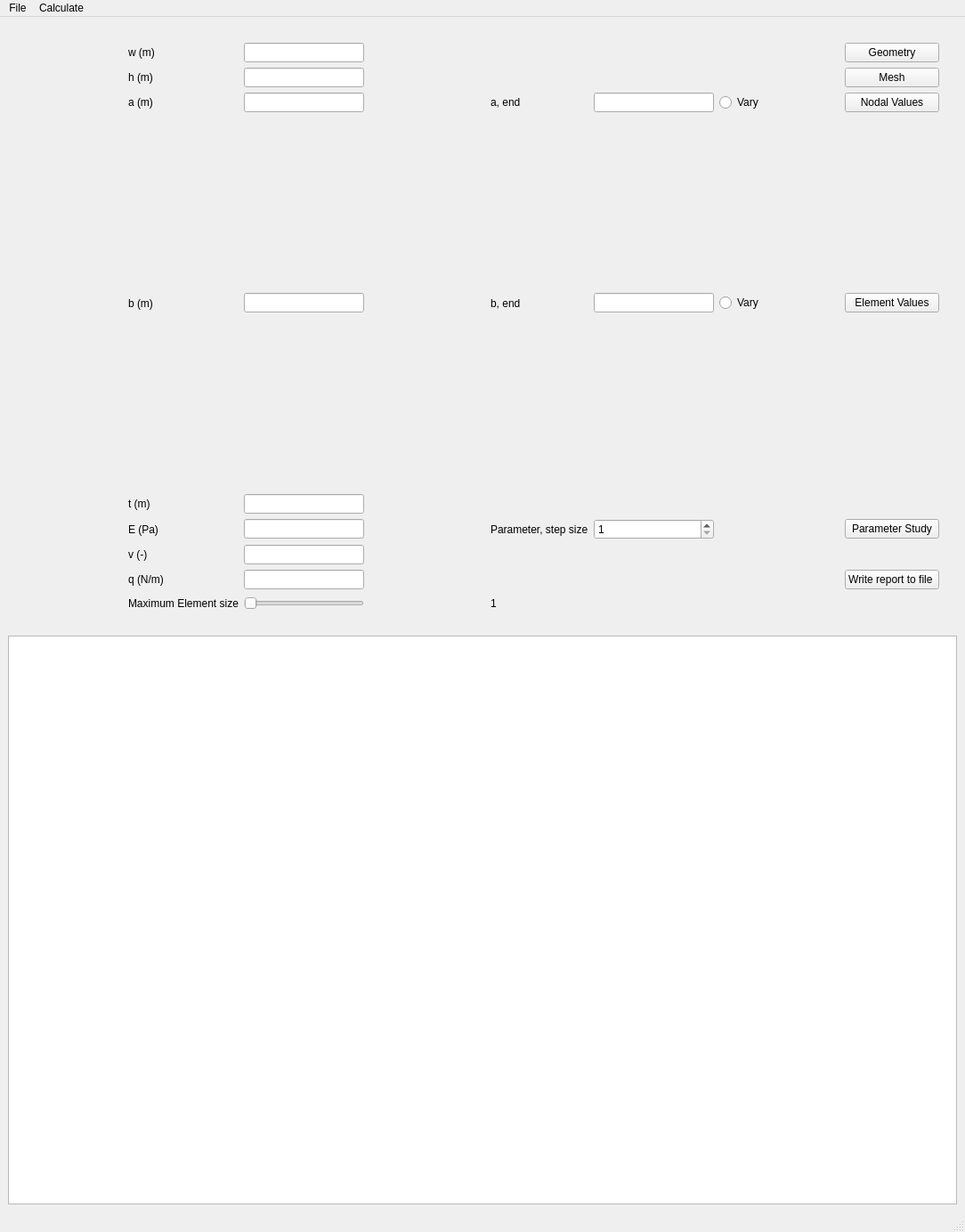
<?xml version="1.0" encoding="UTF-8"?>
<ui version="4.0">
 <class>MainWindow</class>
 <widget class="QMainWindow" name="MainWindow">
  <property name="geometry">
   <rect>
    <x>0</x>
    <y>0</y>
    <width>1084</width>
    <height>1384</height>
   </rect>
  </property>
  <property name="windowTitle">
   <string>MainWindow</string>
  </property>
  <widget class="QWidget" name="centralwidget">
   <layout class="QVBoxLayout" name="verticalLayout">
    <item>
     <widget class="QLabel" name="introPicLabel">
      <property name="text">
       <string/>
      </property>
      <property name="pixmap">
       <pixmap>pic_to_prog.PNG</pixmap>
      </property>
     </widget>
    </item>
    <item>
     <layout class="QGridLayout" name="gridLayout">
      <item row="8" column="4">
       <widget class="QLabel" name="labelSlider">
        <property name="minimumSize">
         <size>
          <width>50</width>
          <height>20</height>
         </size>
        </property>
        <property name="text">
         <string>1</string>
        </property>
       </widget>
      </item>
      <item row="4" column="3">
       <spacer name="horizontalSpacer_3">
        <property name="orientation">
         <enum>Qt::Horizontal</enum>
        </property>
        <property name="sizeHint" stdset="0">
         <size>
          <width>40</width>
          <height>20</height>
         </size>
        </property>
       </spacer>
      </item>
      <item row="2" column="4">
       <widget class="QLabel" name="aEndlabel">
        <property name="text">
         <string>a, end</string>
        </property>
       </widget>
      </item>
      <item row="3" column="4">
       <widget class="QLabel" name="bEndlabel">
        <property name="text">
         <string>b, end</string>
        </property>
       </widget>
      </item>
      <item row="5" column="7">
       <widget class="QPushButton" name="showParamButton">
        <property name="text">
         <string>Parameter Study</string>
        </property>
       </widget>
      </item>
      <item row="5" column="4">
       <widget class="QLabel" name="label">
        <property name="text">
         <string>Parameter, step size</string>
        </property>
       </widget>
      </item>
      <item row="5" column="5">
       <widget class="QSpinBox" name="paramSpinBox">
        <property name="minimum">
         <number>1</number>
        </property>
        <property name="maximum">
         <number>20</number>
        </property>
       </widget>
      </item>
      <item row="8" column="2">
       <widget class="QSlider" name="ElemSlider">
        <property name="minimum">
         <number>1</number>
        </property>
        <property name="maximum">
         <number>100</number>
        </property>
        <property name="orientation">
         <enum>Qt::Horizontal</enum>
        </property>
       </widget>
      </item>
      <item row="7" column="2">
       <widget class="QLineEdit" name="qEdit"/>
      </item>
      <item row="3" column="1">
       <widget class="QLabel" name="bLabel">
        <property name="text">
         <string>b (m)</string>
        </property>
       </widget>
      </item>
      <item row="8" column="1">
       <widget class="QLabel" name="elemLabel">
        <property name="text">
         <string>Maximum Element size</string>
        </property>
       </widget>
      </item>
      <item row="5" column="1">
       <widget class="QLabel" name="eLabel">
        <property name="text">
         <string>E (Pa)</string>
        </property>
       </widget>
      </item>
      <item row="8" column="6">
       <spacer name="horizontalSpacer_2">
        <property name="orientation">
         <enum>Qt::Horizontal</enum>
        </property>
        <property name="sizeHint" stdset="0">
         <size>
          <width>40</width>
          <height>20</height>
         </size>
        </property>
       </spacer>
      </item>
      <item row="3" column="8">
       <spacer name="verticalSpacer">
        <property name="orientation">
         <enum>Qt::Vertical</enum>
        </property>
        <property name="sizeHint" stdset="0">
         <size>
          <width>20</width>
          <height>40</height>
         </size>
        </property>
       </spacer>
      </item>
      <item row="7" column="7">
       <widget class="QPushButton" name="WriteOutPutButton">
        <property name="text">
         <string>Write report to file </string>
        </property>
       </widget>
      </item>
      <item row="2" column="0">
       <spacer name="horizontalSpacer_4">
        <property name="orientation">
         <enum>Qt::Horizontal</enum>
        </property>
        <property name="sizeHint" stdset="0">
         <size>
          <width>40</width>
          <height>20</height>
         </size>
        </property>
       </spacer>
      </item>
      <item row="0" column="7">
       <widget class="QPushButton" name="showGeometryButton">
        <property name="text">
         <string>Geometry</string>
        </property>
       </widget>
      </item>
      <item row="2" column="5">
       <widget class="QLineEdit" name="aEndEdit"/>
      </item>
      <item row="0" column="1">
       <widget class="QLabel" name="wLabel">
        <property name="text">
         <string>w (m)</string>
        </property>
       </widget>
      </item>
      <item row="3" column="2">
       <widget class="QLineEdit" name="bEdit"/>
      </item>
      <item row="0" column="2">
       <widget class="QLineEdit" name="wEdit"/>
      </item>
      <item row="1" column="1">
       <widget class="QLabel" name="hLabel">
        <property name="text">
         <string>h (m)</string>
        </property>
       </widget>
      </item>
      <item row="4" column="2">
       <widget class="QLineEdit" name="tEdit"/>
      </item>
      <item row="1" column="7">
       <widget class="QPushButton" name="showMeshButton">
        <property name="text">
         <string>Mesh</string>
        </property>
       </widget>
      </item>
      <item row="2" column="7">
       <widget class="QPushButton" name="showNodalValuesButton">
        <property name="text">
         <string>Nodal Values</string>
        </property>
       </widget>
      </item>
      <item row="6" column="1">
       <widget class="QLabel" name="vLabel">
        <property name="text">
         <string>v (-)</string>
        </property>
       </widget>
      </item>
      <item row="4" column="1">
       <widget class="QLabel" name="tLabel">
        <property name="text">
         <string>t (m)</string>
        </property>
       </widget>
      </item>
      <item row="3" column="7">
       <widget class="QPushButton" name="showElementValuesButton">
        <property name="text">
         <string>Element Values</string>
        </property>
       </widget>
      </item>
      <item row="2" column="1">
       <widget class="QLabel" name="aLabel">
        <property name="text">
         <string>a (m)</string>
        </property>
       </widget>
      </item>
      <item row="7" column="1">
       <widget class="QLabel" name="qLabel">
        <property name="text">
         <string>q (N/m)</string>
        </property>
       </widget>
      </item>
      <item row="6" column="2">
       <widget class="QLineEdit" name="vEdit"/>
      </item>
      <item row="2" column="2">
       <widget class="QLineEdit" name="aEdit"/>
      </item>
      <item row="1" column="2">
       <widget class="QLineEdit" name="hEdit"/>
      </item>
      <item row="5" column="2">
       <widget class="QLineEdit" name="eEdit"/>
      </item>
      <item row="3" column="5">
       <widget class="QLineEdit" name="bEndEdit"/>
      </item>
      <item row="2" column="6">
       <widget class="QRadioButton" name="aRadioButton">
        <property name="text">
         <string>Vary</string>
        </property>
       </widget>
      </item>
      <item row="3" column="6">
       <widget class="QRadioButton" name="bRadioButton">
        <property name="text">
         <string>Vary</string>
        </property>
       </widget>
      </item>
     </layout>
    </item>
    <item>
     <spacer name="horizontalSpacer_5">
      <property name="orientation">
       <enum>Qt::Horizontal</enum>
      </property>
      <property name="sizeHint" stdset="0">
       <size>
        <width>40</width>
        <height>20</height>
       </size>
      </property>
     </spacer>
    </item>
    <item>
     <widget class="QPlainTextEdit" name="reportEdit"/>
    </item>
   </layout>
  </widget>
  <widget class="QMenuBar" name="menubar">
   <property name="geometry">
    <rect>
     <x>0</x>
     <y>0</y>
     <width>1084</width>
     <height>38</height>
    </rect>
   </property>
   <widget class="QMenu" name="menuFile">
    <property name="title">
     <string>File</string>
    </property>
    <addaction name="actionNew"/>
    <addaction name="actionOpen"/>
    <addaction name="actionSave"/>
    <addaction name="actionSaveAs"/>
    <addaction name="actionExit"/>
   </widget>
   <widget class="QMenu" name="menuCalculate">
    <property name="title">
     <string>Calculate</string>
    </property>
    <addaction name="actionExecute"/>
   </widget>
   <addaction name="menuFile"/>
   <addaction name="menuCalculate"/>
  </widget>
  <widget class="QStatusBar" name="statusbar"/>
  <action name="actionNew">
   <property name="text">
    <string>New</string>
   </property>
  </action>
  <action name="actionOpen">
   <property name="text">
    <string>Open</string>
   </property>
  </action>
  <action name="actionSave">
   <property name="text">
    <string>Save</string>
   </property>
  </action>
  <action name="actionSaveAs">
   <property name="text">
    <string>Save As</string>
   </property>
  </action>
  <action name="actionExit">
   <property name="text">
    <string>Exit</string>
   </property>
  </action>
  <action name="actionExecute">
   <property name="text">
    <string>Execute</string>
   </property>
  </action>
 </widget>
 <resources/>
 <connections/>
</ui>
